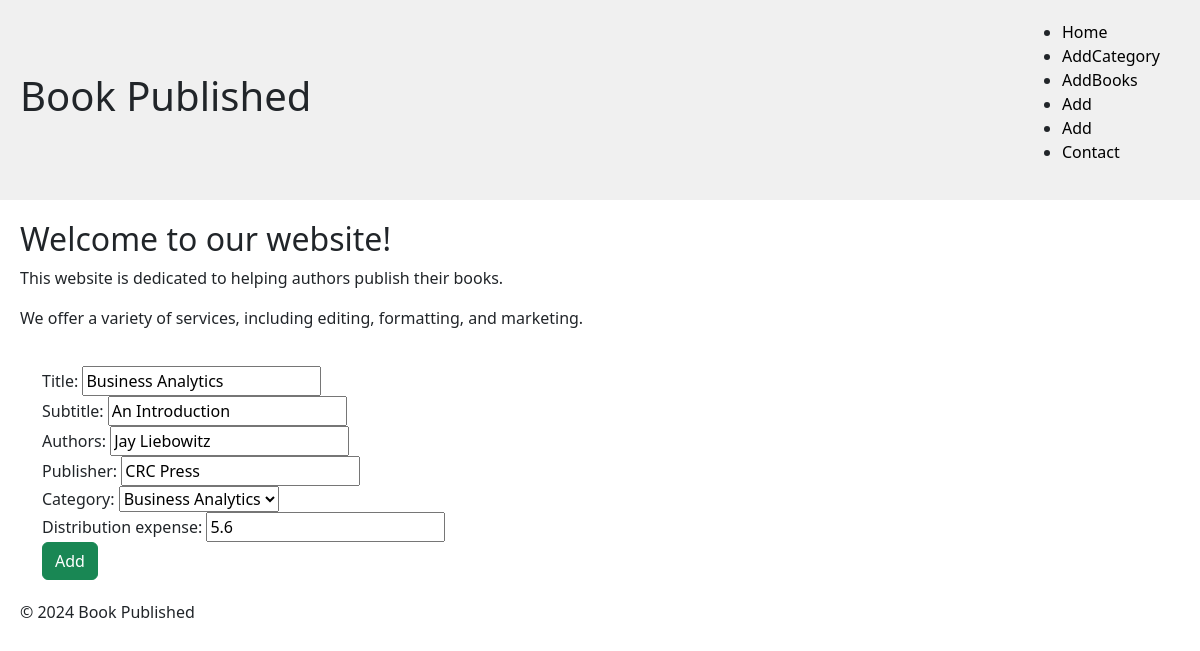
The page /updatebook/2/ on the database its author committed.
### app/models.py (models this page shows, shortened)
class BooksModel(models.Model):
      title = models.CharField(max_length=50)
      subtitle = models.CharField(max_length=150)
      authors = models.CharField(max_length=50)
      publisher = models.CharField(max_length=50)
      published_date = models.DateTimeField(auto_now_add=True)
      category =models.ForeignKey(CategoriesModel,on_delete= models.CASCADE)
      distribution_expense = models.FloatField()

class CategoriesModel(models.Model):
      category=models.CharField(max_length=50)
      def __str__(self):
          return self.category

### app/views.py (the view)
# urls.py: path('updatebook/<id>/',views.updateBook,name='updateBook'),
def updateBook(request,id):
      book = BooksModel.objects.get(id=id)
      if request.method == "POST":
            form = BookForm(request.POST,instance=book)
            if form.is_valid():
                  form.save()
                  return redirect('home')
      form=BookForm(instance=book)
      return render(request,'app/updateBook.html',{'form':form})

### app/forms.py
class BookForm(forms.ModelForm):
      class Meta:
            model = BooksModel
            fields = "__all__"

### app/templates/app/updateBook.html (shortened to what this page needs)
{% extends 'app/home.html' %}
{% block content %}
<div class="container">
      <form method="POST">
            {{form}}
            <button class="btn btn-success" type="submit">Add</button>
      </form>
  </div>
{% endblock content %}

### static/css/style.css (style rules this page uses)
body { font-family: sans-serif; margin: 0; padding: 0; }

### rows shown on the page
BooksModel: title "Business Analytics", subtitle "An Introduction", authors "Jay Liebowitz", publisher "CRC Press", distribution_expense "5.6"
CategoriesModel: category "Business Analytics"
